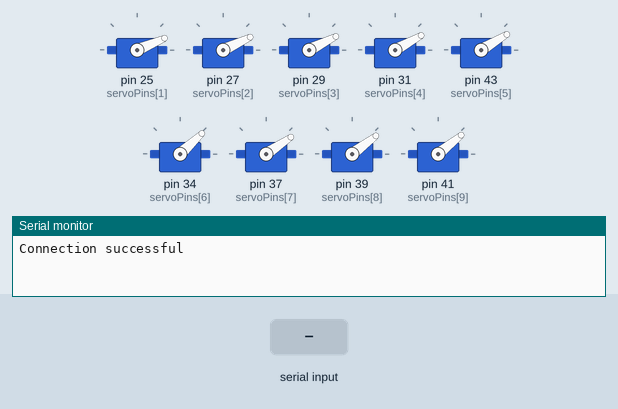
A sketch run on a simulated Arduino Mega 2560, built with avr-gcc and run on an emulated ATmega2560. Shown: 9 × servo, the last lines printed to the serial monitor. The test bench sets the inputs (shaded band).

Above: at 4.2 s.
4.3 s: "U" received over Serial
At 5.92 s:
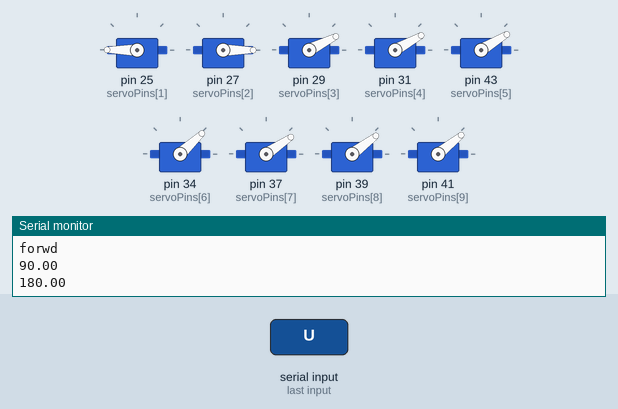
7.3 s: "U" received over Serial
At 14.4 s:
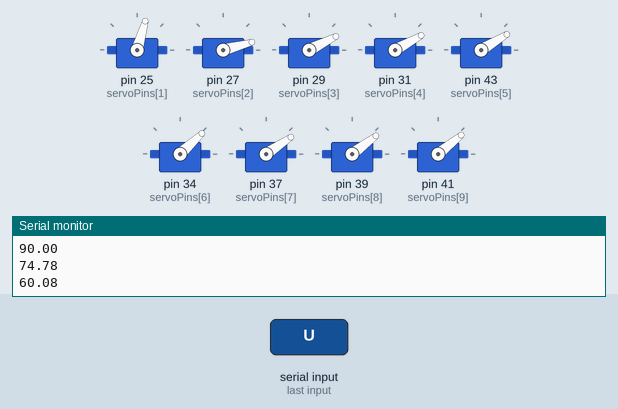
Timing chart, 0 to 15.9 s (numbered marks = the images above; inputs shaded):
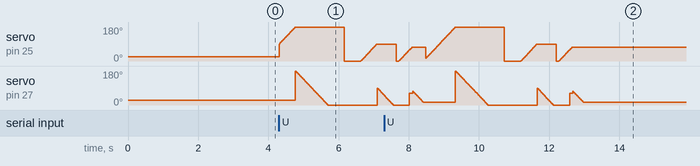

The sketch:

ik_control_obt.ino
```cpp
#include <Servo.h>
#include <SoftwareSerial.h>
#define number_of_servos 10

int servoPins[] = {23, 25, 27, 29, 31, 43, 34, 37, 39, 41};
Servo servos[number_of_servos];
int servoPosMax[] = {180};
int servoPosMin[] = {0};
int servoPosSafeStart[] = {90};

int bluetoothTx=1;
int bluetoothRx=0;
const int offset=40;
int pos=90;
float B;
float A;

SoftwareSerial bluetooth(bluetoothTx,bluetoothRx);

void setup()
{
  int i;
  for (i=1; i<number_of_servos; i++)
  {
    servos[i].attach(servoPins[i]);
    servos[i].write(servoPosSafeStart[i]);
  }

  Serial.begin(9600);
  bluetooth.begin(9600);
  Serial.println("Connection successful");
  delay(3000);
}

 void loop()
 {
  if(Serial.available()>=0)
  {
    int data=Serial.read();
    switch(data)
    {
      case 'U':FORWARD();break;
      default:break;
    }
  }
  delay(50);
 }
void Servomov( float da)
{
  for (pos=pos; pos <=da; pos +=1)
  {
    servos[1].write(pos);
    delay(5);
  }
  for (pos=pos; pos >=da; pos -=1)
  {
    servos[2].write(pos);
    delay(5);
  }
}

void getangle(float x,float y)
{
  B = degrees(acos((800-x*x-y*y)/800));
  A = 20*tan(x/y)+(B/2);
  Serial.println(A);
  Serial.println(B);
  Servomov(B);
  Servomov(A);
  Servomov(A-B);
}

void FORWARD()
{
  Serial.println("forwd");
  {
    getangle(0,40);
  }
  delay(15);
  {
    getangle(20,20);
  }
  delay(15);
  {
    getangle(20,1);
  }
  delay(15);
}
```
